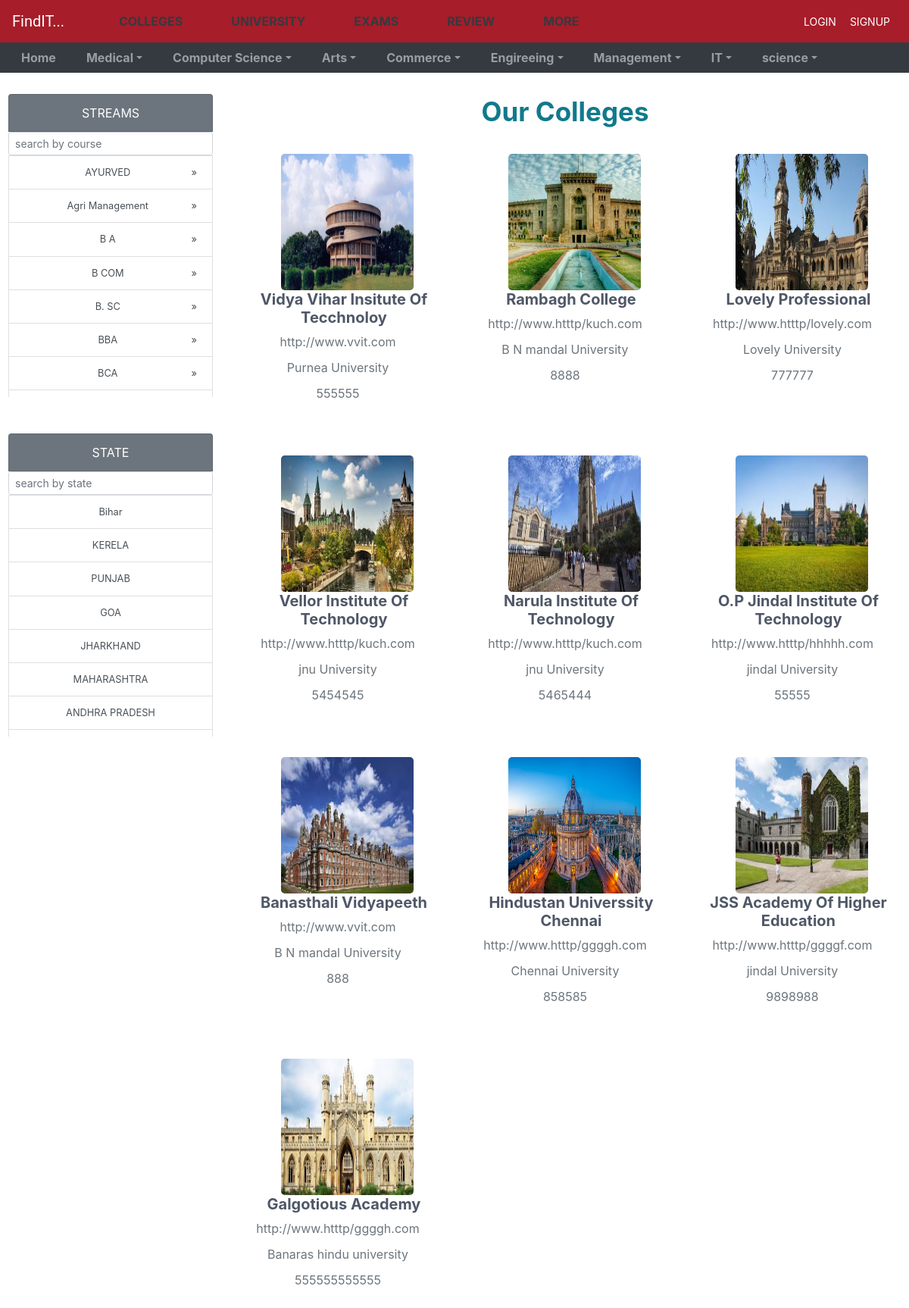
/college/, run on the app's committed database.
### my_app/models.py (models this page shows, shortened)
class CategoryName(models.Model):
    cat_id = models.AutoField(primary_key=True)
    cat_name = models.CharField(max_length=200)
    cat_icon = models.ImageField(upload_to='pic/', null=True, blank=True)

class CoursesName(models.Model):
    course_id = models.AutoField(primary_key=True)
    course_title = models.CharField(max_length=200)
    course_name = models.CharField(max_length=200)
    course_duration = models.CharField(max_length=200)
    course_fee = models.IntegerField(default=0)
    elegibilty = models.CharField(max_length=200)
    course_type = models.ForeignKey(TypeName, on_delete=models.CASCADE)
    course_cat = models.ForeignKey(CategoryName, on_delete=models.CASCADE, default=None)

class State(models.Model):
    state_name = models.CharField(max_length=200)

class College(models.Model):
    college_id = models.AutoField(primary_key=True)
    college_name = models.CharField(max_length=200)
    affiliated_to = models.ForeignKey(University, on_delete=models.CASCADE)
    address = models.CharField(max_length=200)
    city = models.ForeignKey(City, on_delete=models.CASCADE)
    email = models.CharField(max_length=200)
    phone = models.IntegerField()
    img = models.ImageField(upload_to='pic/')
    website = models.URLField()
    desc = models.TextField(blank=True)
    avgrating = models.FloatField(default=0)
    status = models.IntegerField(default=0)

class University(models.Model):
    u_id = models.AutoField(primary_key=True)
    u_name = models.CharField(max_length=200)
    u_icon = models.ImageField(upload_to='pic/', null=True, blank=True)
    def __str__(self):
        return self.u_name

### my_app/views.py (the view)
# urls.py: path('college/', views.college, name="college"),
def college(r):
    return render(r, 'college.html', {
        'category': CategoryName.objects.all(),
        'course': CoursesName.objects.all().order_by("course_title"),
        'colleges': College.objects.all(),
        'signup_form': InsertStudent,
        'login_form': LoginForm,
        'user': get_user(r),
        'states':State.objects.all()
    })

### my_app/views.py (called while the page is built)
def get_user(r):
    if r.session.has_key('login'):
        return Student.objects.get(email=r.session['login'])
    else:
        return {"username": "WHOO??"}

### templates/college.html (shortened to what this page needs)
{% extends 'index.html' %}
{% block navbar %}
    <nav class="navbar navbar-expand-lg" style="background: #a71d2a" id="nav1">
        <a href="{% url 'home' %}" class="navbar-brand text-white">FindIT...</a>
        <ul class="navbar-nav ">
             <li class="nav-item"><a href="{% url 'college' %}" class="nav-link text-dark text-uppercase ml-5"> <strong>Colleges</strong></a></li>
             <li class="nav-item"><a href="" class="nav-link text-dark text-uppercase ml-5"> <strong>University</strong></a></li>
             <li class="nav-item"><a href="{% url 'exam' %}" class="nav-link text-dark text-uppercase ml-5"> <strong>Exams</strong></a></li>
             <li class="nav-item"><a href="{% url 'review' %}" class="nav-link text-dark text-uppercase ml-5"> <strong>Review</strong></a></li>
             <li class="nav-item"><a href="" class="nav-link text-dark text-uppercase ml-5"> <strong>More</strong></a></li>
        </ul>
        <ul class="navbar-nav ml-auto">
             {% if 'login' not in request.session %}
                <a href="#login" class="btn btn-sm text-white" id="btn1" data-toggle="modal">LOGIN</a>
                <a href="#signup" class="btn btn-sm text-white" id="btn2" data-toggle="modal">SIGNUP</a>
            {% else %}
                 <li class="nav-item"><a href="" class="nav-link text-white ml-3"> <strong>{{ user.student_name }}</strong></a></li>
                 <a href="{% url 'logout' %}" class="btn btn-sm bg-success text-white">LOGOUT</a>
            {% endif %}
        </ul>
    </nav>
    <nav class="navbar navbar-expand-md navbar-dark py-0 bg-dark" >
            <ul class="navbar-nav ml-1">
                <a href="" class="nav-item"><li class="nav-link"><strong>Home</strong></li></a>
                {% for foo in category %}
                <li class="nav-item dropdown ml-4 ">
                    <a class="nav-link dropdown-toggle" href="{% url 'catname' foo.cat_id %}" data-toggle="dropdown"><strong>{{ foo.cat_name }}</strong></a>
                {% endfor %}
                </li>
            </ul>
        </nav>
{% endblock %}
{% block container %}
    <div class="container-fluid" style="margin-top: 1%">
        <div class="row">
            <div class="col-lg-3 mt-3">
                <div class="list-group overflow-auto" style="overflow: scroll; max-height: 50vh">
                    <a href="" class="list-group-item list-group-item-action list-group-flush bg-secondary text-center text-uppercase text-white sticky-top">Streams</a>
                    <form action="{% url 'search_view' %}" class="sticky-top">
                        <input type="search" placeholder="search by course" name="course" class="small form-control form-control-sm"size="30px">
                    </form>
                    {% for c in course %}
                        <a href="{% url 'cat' c.course_id %}" class="list-group-item list-group-item-action text-center small">{{ c.course_title }}<span class="float-right">&raquo;</span></a>
                    {% endfor %}
            </div>
            <div class="list-group overflow-auto mt-5" style="overflow: scroll; max-height: 50vh">
                <a href="" class="list-group-item list-group-item-action list-group-flush bg-secondary text-center text-uppercase text-white sticky-top">State</a>
                <form action="{% url 'search_state' %}" class="sticky-top">
                        <input type="search" placeholder="search by state" name="state" class="small form-control form-control-sm"size="30px">
                    </form>
                {% for s in states %}
                    <a href="{% url 'state' s.id %}" class="list-group-item list-group-item-action text-center small">{{ s.state_name }}</a>
                {% endfor %}
            </div>
            </div>
            <div class="col-lg-9">
                <div class="section-header">
                    <h3 style="font-size: 35px; margin-top: 0px">Our Colleges</h3>
                </div>
                <div class="section-body mt-3">
                    <div class="row">
                        {% for college in colleges %}
                            <div class="col-sm-4">
                                    <a href="{% url 'view' college.college_id %}">
                                        <div class="feature-list">
                                            <img src="{{ college.img.url }}" alt="" width="80%" height="200px" class="p-0">
                                            <div class="detail">
                                                <h4 class="text-md ml-3 text-capitalize" style="font-size: 20px; color: #1b1e21;color: #4f5767;font-weight: 700;">{{ college.college_name }}</h4>
                                                <p class="text-md-center text-muted">{{ college.website }}</p>
                                                <p class="text-md-center text-muted">{{ college.affiliated_to }}</p>
                                                <p class="text-md-center text-muted">{{ college.phone }}</p>
                                            </div>
                                        </div>
                                    </a>
                                </div>
                        {% endfor %}
                    </div>
                </div>
            </div>
        </div>
    </div>
{% endblock %}

### templates/index.html (shortened to what this page needs)
<!DOCTYPE html>
<html lang="en">
<head>
    {% load static %}
    <link rel="stylesheet" href="https://use.fontawesome.com/releases/v5.6.3/css/all.css">
    <link rel="stylesheet" href="{% static 'bootstrap.css' %}">
    <link rel="stylesheet" href="{% static 'owl.carousel.css' %}">
    <link rel="stylesheet" href="{% static 'owl.carousel.min.css' %}">
    <link rel="stylesheet" href="{% static 'owl.theme.default.min.css' %}">
</head>
<body>
{% block navbar %}{% endblock %}
{% block container %}{% endblock %}
{% load crispy_forms_tags %}
</body>
</html>

### templates/index.html (style rules this page uses)
body { width: 100%; }
.col-lg-3 { display: inline-block; margin-left:-4px; }
#nav1 .navbar-brand { font-family: Roboto; font-size: 20px; }
.section-header { text-align: center; padding-top: 20px; }
.section-header h3 { color: #117a8b; font-size: 40px; font-weight: 700; margin-bottom: 5px; margin-top: 20px; line-height: 1.1; }
.section-body { margin-top: 50px; text-align: center!important; }
.col-sm-4 { position: relative; box-sizing: border-box; }
.col-sm-4 a { text-decoration: none; cursor: pointer; }
.feature-list { padding: 20px 10px 10px; margin-bottom: 30px; }
.col-sm-4 img { width: 70%; height: 180px; margin-left: 10%; border-radius: 5px; overflow: hidden; }
.col-sm-4 h4 { font-size: 20px; color: #1b1e21; }
.col-sm-4 p { margin: 0 0 10px; text-decoration: none; }

### data on the page
CategoryName: cat_name "Medical"
CategoryName: cat_name "Computer Science"
CategoryName: cat_name "Arts"
CategoryName: cat_name "Commerce"
CategoryName: cat_name "Engireeing"
CategoryName: cat_name "Management"
CategoryName: cat_name "IT"
CategoryName: cat_name "science"
CoursesName: course_title "AYURVED"
CoursesName: course_title "Agri Management"
CoursesName: course_title "B A"
CoursesName: course_title "B COM"
CoursesName: course_title "B. SC"
CoursesName: course_title "BBA"
CoursesName: course_title "BCA"
State: state_name "Bihar"
State: state_name "KERELA"
State: state_name "PUNJAB"
State: state_name "GOA"
State: state_name "JHARKHAND"
State: state_name "MAHARASHTRA"
State: state_name "ANDHRA PRADESH"
College: img (picture), college_name "Vidya Vihar Insitute Of Tecchnoloy", website "http://www.vvit.com", affiliated_to "Purnea University", phone "555555"
College: img (picture), college_name "Rambagh College", website "http://www.htttp/kuch.com", affiliated_to "B N mandal University", phone "8888"
College: img (picture), college_name "Lovely Professional", website "http://www.htttp/lovely.com", affiliated_to "Lovely University", phone "777777"
College: img (picture), college_name "Vellor Institute Of Technology", website "http://www.htttp/kuch.com", affiliated_to "jnu University", phone "5454545"
College: img (picture), college_name "Narula Institute Of Technology", website "http://www.htttp/kuch.com", affiliated_to "jnu University", phone "5465444"
College: img (picture), college_name "O.P Jindal Institute Of Technology", website "http://www.htttp/hhhhh.com", affiliated_to "jindal University", phone "55555"
College: img (picture), college_name "Banasthali Vidyapeeth", website "http://www.vvit.com", affiliated_to "B N mandal University", phone "888"
College: img (picture), college_name "Hindustan Universsity Chennai", website "http://www.htttp/ggggh.com", affiliated_to "Chennai University", phone "858585"
College: img (picture), college_name "JSS Academy Of Higher Education", website "http://www.htttp/ggggf.com", affiliated_to "jindal University", phone "9898988"
College: img (picture), college_name "Galgotious Academy", website "http://www.htttp/ggggh.com", affiliated_to "Banaras hindu university", phone "555555555555"
